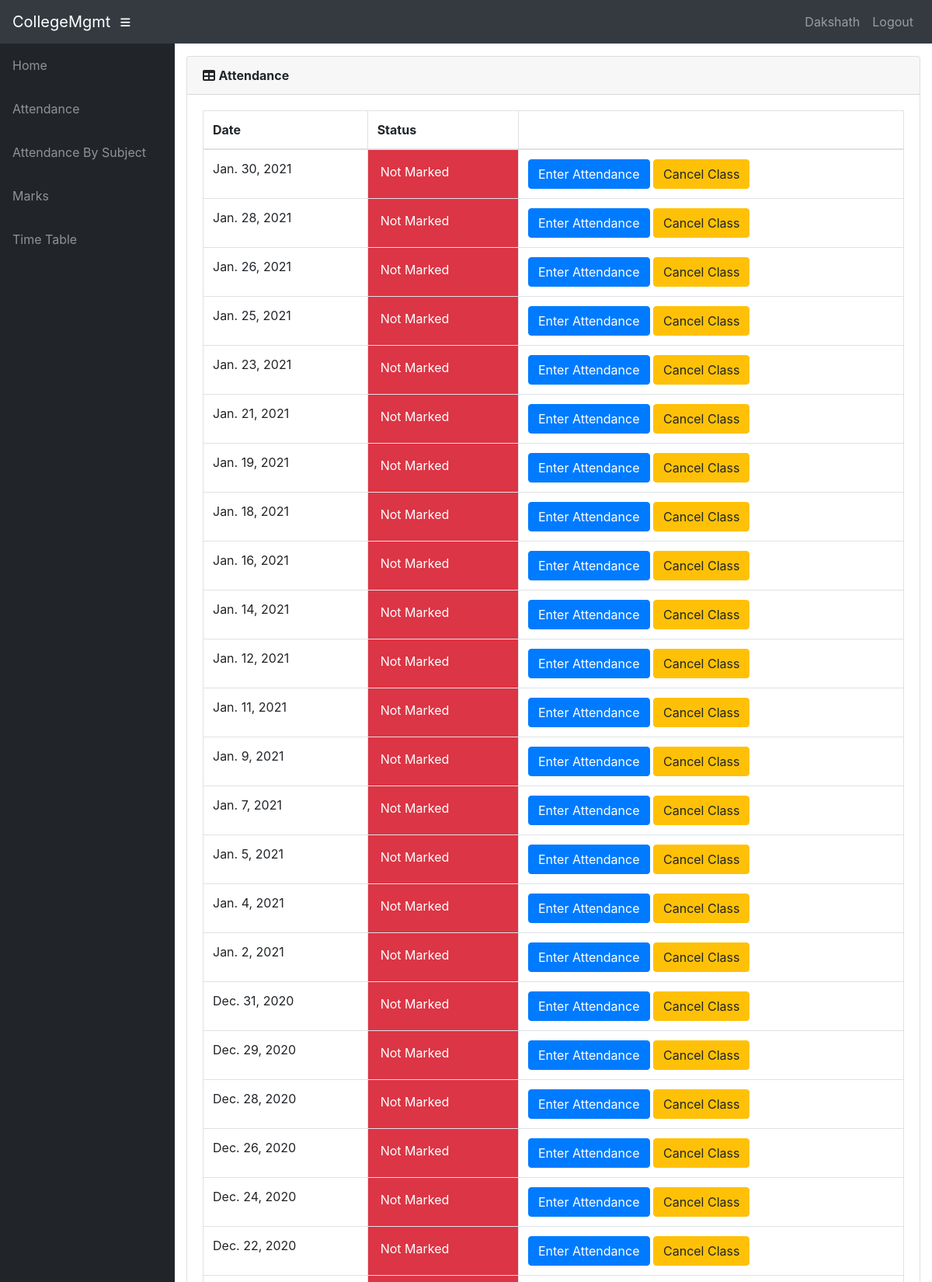
Page /teacher/4/ClassDates/ (signed in, upper part) on the committed database.
### info/models.py (models this page shows, shortened)
class User(AbstractUser):
    @property
    def is_student(self):
        if hasattr(self, "student"):
            return True
        return False

class Student(models.Model):
    user = models.OneToOneField(User, on_delete=models.CASCADE, null=True)
    class_id = models.ForeignKey(Class, on_delete=models.CASCADE, default=1)
    USN = models.CharField(primary_key="True", max_length=100)
    name = models.CharField(max_length=200)
    sex = models.CharField(max_length=50, choices=sex_choice, default="Male")
    DOB = models.DateField(default="1998-01-01")

class AttendanceClass(models.Model):
    assign = models.ForeignKey(Assign, on_delete=models.CASCADE)
    date = models.DateField()
    status = models.IntegerField(default=0)
    class Meta:
        verbose_name = "Attendance"
        verbose_name_plural = "Attendance"

### info/views.py (the view)
@login_required()
def t_class_date(request, assign_id):
    now = timezone.now()
    ass = get_object_or_404(Assign, id=assign_id)
    att_list = ass.attendanceclass_set.filter(date__lte=now).order_by("-date")
    return render(request, "info/t_class_date.html", {"att_list": att_list})

### info/templates/info/t_class_date.html
{% extends 'info/base.html' %}
{% block content %}
    <div class="card mb-3">
        <div class="card-header">
              <i class="fas fa-table"></i>
            <b>Attendance</b></div>
            <div class="card-body">
              <div class="table-responsive">
                <table class="table table-bordered" id="dataTable" width="100%" cellspacing="0">
                  <thead>
                    <tr>
                        <th>Date</th>
                        <th>Status</th>
                        <th></th>
                    </tr>
                  </thead>
                  <tbody>
                    {% for a in att_list %}
                    <tr>
                        <td>{{ a.date }}</td>
                        {% if a.status == 0 %}
                            <td class="p-3 mb-2 bg-danger text-white">Not Marked</td>
                            <td>
                                <a class="btn btn-primary" href="{% url 't_attendance' a.id %}" role="button">Enter Attendance</a>
                                <a class="btn btn-warning" href="{% url 'cancel_class' a.id %}">Cancel Class</>
                            </td>
                        {% elif a.status == 1 %}
                            <td class="p-3 mb-2 bg-success text-white">Marked</td>
                            <td><a class="btn btn-secondary" href="{% url 'edit_att' a.id %}" role="button">Edit Attendance</a> </td>
                        {% else %}
                            <td class="p-3 mb-2 bg-warning text-white">Cancelled</td>
                            <td><a class="btn btn-primary" href="{% url 't_attendance' a.id %}" role="button">Enter Attendance</a></td>
                        {% endif %}
                    </tr>
                    {% empty %}
                            <p>student has no courses</p>
                    {% endfor %}
                  </tbody>
                </table>
              </div>
        </div>
    </div>
{% endblock %}

### info/templates/info/base.html (shortened to what this page needs)
<!DOCTYPE html>
<html lang="en">
  <head>
      {% load static %}
    <link href="{% static '/info/bootstrap/vendor/bootstrap/css/bootstrap.min.css' %}" rel="stylesheet">
    <link href="{% static '/info/bootstrap/vendor/fontawesome-free/css/all.min.css' %}" rel="stylesheet" type="text/css">
    <link href="{% static '/info/bootstrap/vendor/datatables/dataTables.bootstrap4.css' %}" rel="stylesheet">
    <link href="{% static '/info/bootstrap/css/sb-admin.css' %}" rel="stylesheet">
  </head>
  <body id="page-top">
    <nav class="navbar navbar-expand navbar-dark bg-dark static-top">
      <a class="navbar-brand mr-1" href="{% url 'index' %}">CollegeMgmt</a>
      <button class="btn btn-link btn-sm text-white order-1 order-sm-0" id="sidebarToggle" href="#">
        <i class="fas fa-bars"></i>
      </button>
        <div class="collapse navbar-collapse" id="navbarResponsive">
          <ul class="navbar-nav ml-auto">
            <li class="nav-item">
                {% if request.user.is_student %}
                    <a class="nav-link text-capitalize">{{ request.user.student.name }}</a>
                {% elif request.user.is_teacher %}
                    <a class="nav-link text-capitalize">{{ request.user.teacher.name }}</a>
                {% endif %}
            </li>
            <li class="nav-item">
                <a class="nav-link" href="#" data-toggle="modal" data-target="#logoutModal">Logout</a>
            </li>
          </ul>
        </div>
    </nav>
    <div id="wrapper">
      <ul class="sidebar navbar-nav">
            <li class="nav-item">
              <a class="nav-link" href="{% url 'index' %}">
                <span>Home</span>
              </a>
            </li>
        {% if request.user.is_student %}
            <li class="nav-item">
              <a class="nav-link" href="{% url 'attendance' request.user.student.USN %}">
                <span>Attendance</span>
              </a>
            </li>
            <li class="nav-item">
              <a class="nav-link" href="{% url 'attendance' request.user.student.USN %}">
                <span>Attendance By Subject</span>
              </a>
            </li>
            <li class="nav-item">
              <a class="nav-link" href="{% url 'marks_list' request.user.student.USN %}">
                <span>Marks</span>
              </a>
            </li>
              <li class="nav-item">
              <a class="nav-link" href="{% url 'timetable' request.user.student.class_id_id %}">
                <span>Time Table</span>
              </a>
            </li>
        {% endif %}
      </ul>
      <div id="content-wrapper">
        <div class="container-fluid">
            {% block content %}
            {% endblock %}
        </div>
      </div>
    </div>
  </body>
</html>

### rows in the picture
User: user.student.name "Dakshath"
AttendanceClass: date "Jan. 30, 2021", status "Not Marked"
AttendanceClass: date "Jan. 28, 2021", status "Not Marked"
AttendanceClass: date "Jan. 26, 2021", status "Not Marked"
AttendanceClass: date "Jan. 25, 2021", status "Not Marked"
AttendanceClass: date "Jan. 23, 2021", status "Not Marked"
AttendanceClass: date "Jan. 21, 2021", status "Not Marked"
AttendanceClass: date "Jan. 19, 2021", status "Not Marked"
AttendanceClass: date "Jan. 18, 2021", status "Not Marked"
AttendanceClass: date "Jan. 16, 2021", status "Not Marked"
AttendanceClass: date "Jan. 14, 2021", status "Not Marked"
AttendanceClass: date "Jan. 12, 2021", status "Not Marked"
AttendanceClass: date "Jan. 11, 2021", status "Not Marked"
AttendanceClass: date "Jan. 9, 2021", status "Not Marked"
AttendanceClass: date "Jan. 7, 2021", status "Not Marked"
AttendanceClass: date "Jan. 5, 2021", status "Not Marked"
AttendanceClass: date "Jan. 4, 2021", status "Not Marked"
AttendanceClass: date "Jan. 2, 2021", status "Not Marked"
AttendanceClass: date "Dec. 31, 2020", status "Not Marked"
AttendanceClass: date "Dec. 29, 2020", status "Not Marked"
AttendanceClass: date "Dec. 28, 2020", status "Not Marked"
AttendanceClass: date "Dec. 26, 2020", status "Not Marked"
AttendanceClass: date "Dec. 24, 2020", status "Not Marked"
AttendanceClass: date "Dec. 22, 2020", status "Not Marked"
